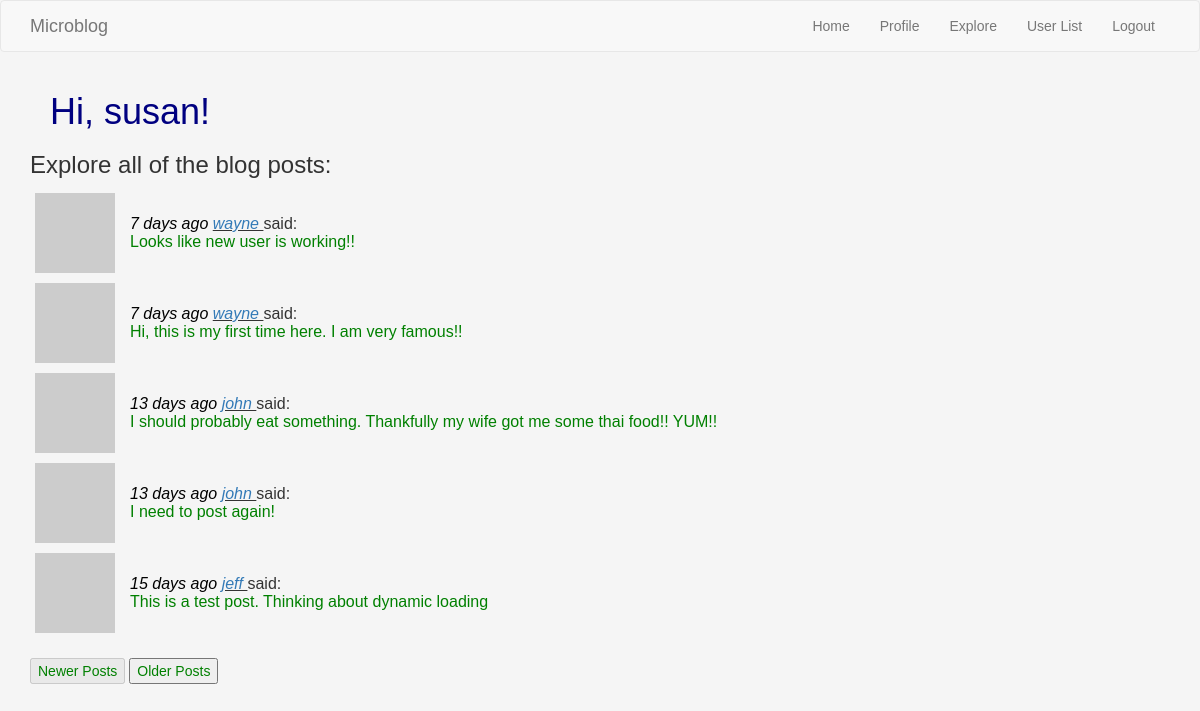
Page /explore (signed in) on the earlier database version.
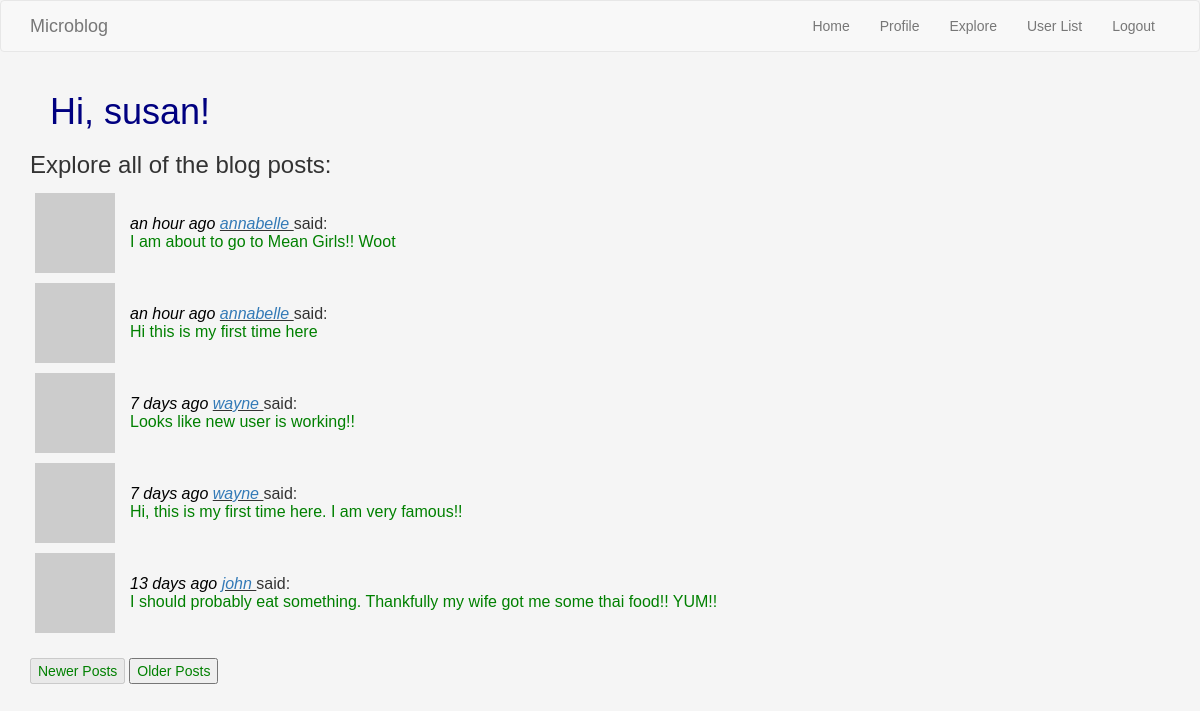
Same page on the later database version.
### webapp/models.py (models this page shows, shortened)
class Post(db.Model):
    id = db.Column(db.Integer, primary_key=True)
    body = db.Column(db.String(140))
    timestamp = db.Column(db.DateTime, index=True, default=datetime.utcnow)
    user_id = db.Column(db.Integer, db.ForeignKey('user.id'))

class User(UserMixin, db.Model):
    id = db.Column(db.Integer, primary_key=True)
    username = db.Column(db.String(64), index=True, unique=True)
    email = db.Column(db.String(120), index=True, unique=True)
    password_hash = db.Column(db.String(128))
    posts = db.relationship('Post', backref='author', lazy='dynamic')
    about_me = db.Column(db.String(140))
    last_seen = db.Column(db.DateTime, default=datetime.utcnow)
    followed = db.relationship(
        'User', secondary=followers,
        primaryjoin=(followers.c.follower_id == id),
        secondaryjoin=(followers.c.followed_id == id),
        backref=db.backref('followers', lazy='dynamic'), lazy='dynamic')
    def avatar(self, size):
        digest = md5(self.email.lower().encode('utf-8')).hexdigest()
        return 'https://www.gravatar.com/avatar/{}?d=identicon&s={}'.format(digest, size)

### webapp/main/routes.py (the view)
@bp.route('/explore')
@login_required
def explore():
    page, others, max_pages, posts = get_page_list(user=None,
                                                   others="all",
                                                   page=1)
    return render_template('index.html',
                           title='Explore',
                           posts=posts,
                           page=page,
                           others="all",
                           explore=True,
                           max_pages=max_pages)

### webapp/main/routes.py (called while the page is built, shortened)
def get_page_list(user=None, others="yes", page=1):
    print("get_page_list:")
    print(f"   user={user}")
    print(f"   others={others}")
    print(f"   page={page}")
    if others == "all" or user is None:
        print("   user is None case!")
        max_pages = (Post.query.count() + webapp.config['POSTS_PER_PAGE'] - 1) // webapp.config['POSTS_PER_PAGE']
        if page > max_pages:
            page = max_pages
        posts = Post.query.order_by(Post.timestamp.desc()).paginate(page=page,
                                                                    per_page=webapp.config['POSTS_PER_PAGE'],
                                                                    error_out=False)
    return [page, others, max_pages, posts]

@bp.before_request
def before_request():
    if current_user.is_authenticated:
        current_user.last_seen = datetime.utcnow()
        db.session.commit()

### webapp/models.py (called while the page is built)
@login.user_loader
def load_user(id):
    return User.query.get(int(id))

### webapp/templates/index.html (shortened to what this page needs)
{% extends "base.html" %}
{% block app_content %}
    <h1>Hi, {{ current_user.username }}!</h1>
    {% if explore %}
        <h3>Explore all of the blog posts: </h3>
    {% endif %}
    {% include '_post_table.html' %}
    <br>
    {% include '_new_old_buttons.html' %}
{% endblock %}

### webapp/templates/_post.html
<tr class="blog">
    <td class="blog"><img src="{{ post.author.avatar(36) }}" alt="Avatar"></td>
    <td class="blog">
            <span class="timestamp">{{ moment(post.timestamp).fromNow() }}</span>
        {% if current_user.username != post.author.username %}
            <span class="blog_name_ref"><a href="{{  url_for('main.user', username=post.author.username) }}"> {{ post.author.username }} </a></span>
        {% else %}
            <span class="blogname">{{ post.author.username }}</span>
        {% endif %}
        said:
        <br><span class="blogpost"> {{  post.body }}</span></td>
</tr>

Differences in the rows shown:
no longer on this page (row unchanged): Post: timestamp "13 days ago", author.username "john", body "I need to post again!"
no longer on this page (row unchanged): Post: timestamp "15 days ago", author.username "jeff", body "This is a test post. Thinking about dynamic loading"
added Post: timestamp "an hour ago", author.username "annabelle", body "I am about to go to Mean Girls!! Woot"
added Post: timestamp "an hour ago", author.username "annabelle", body "Hi this is my first time here"
